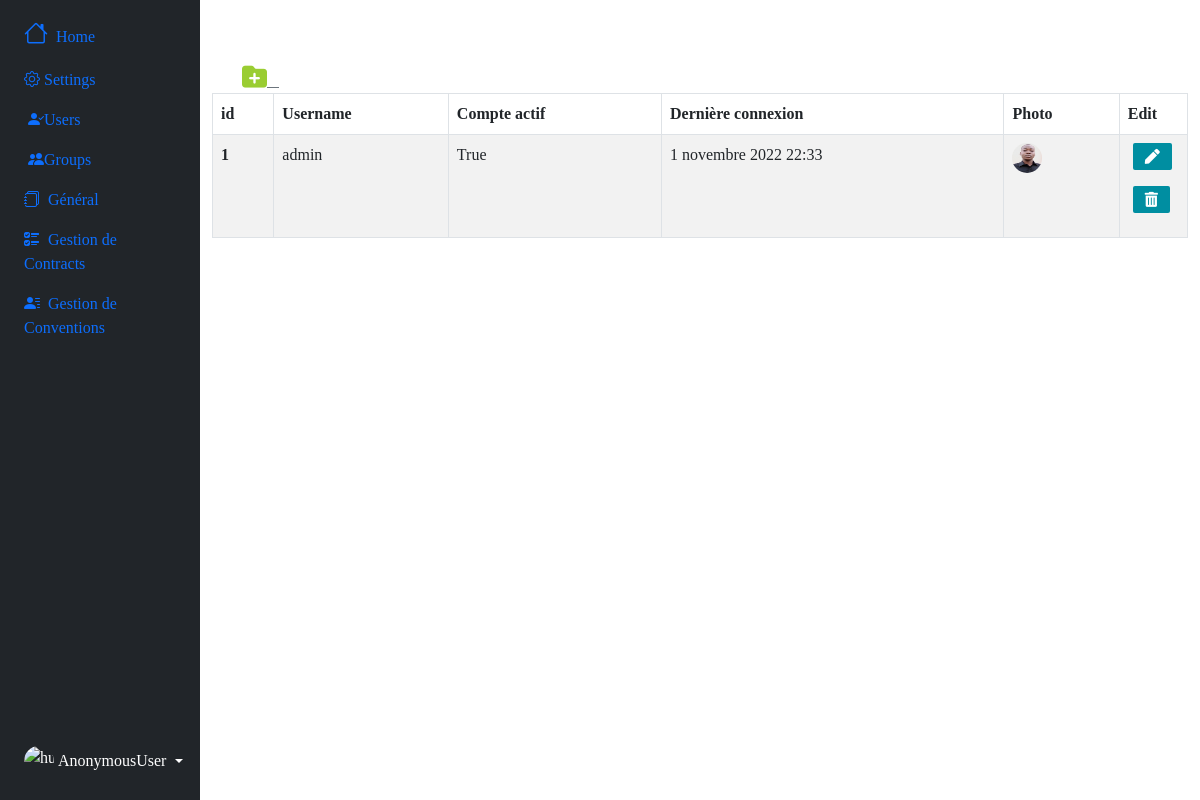
The page /auth/users on the database as committed earlier.
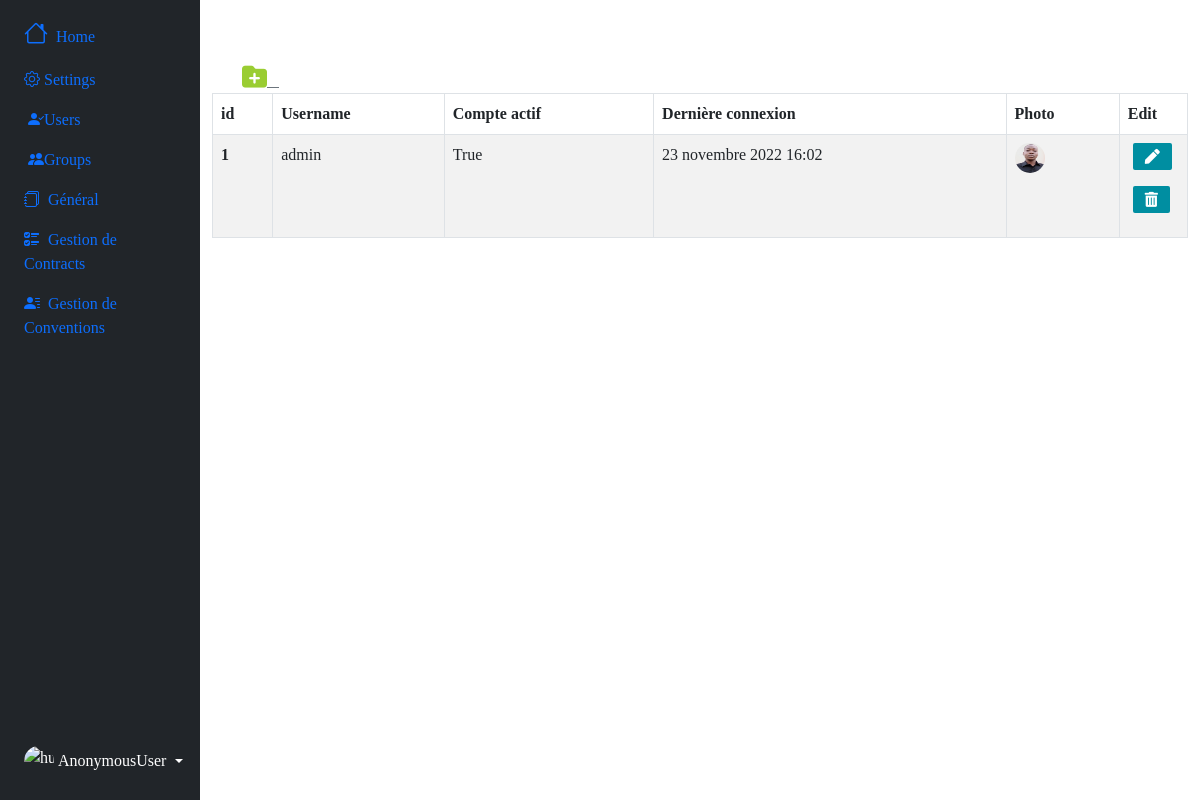
The same page on the database as committed later.
### authentication/models.py (models this page shows, shortened)
class User(AbstractUser):
    photo = models.ImageField(upload_to='users_img/', null=True, blank=True)

### authentication/views.py (the view)
# urls.py: path('auth/users', views.users, name="users"),
def users(request):
    user_lists = User.objects.all()
    return render(request, "authentication/list.html", {"user_lists":user_lists})

### authentication/templates/authentication/list.html (shortened to what this page needs)
{% extends 'index.html' %}
{% block main%}
<a href="{% url 'add_user' %}" class="btn-outline-secondary" style="width: 50px; height: 50px; margin-left: 30px;" title="Add user">
  <i style="color: yellowgreen; font-size: 25px; " class="fa-sharp fa-solid fa-folder-plus"></i> &nbsp;&nbsp;
</a>
<table table id="example" class="table table-striped table-bordered nowrap" style="width:100%">
  <thead>
    <tr>
      <th scope="col">id</th>
      <th scope="col">Username</th>
      <th scope="col">Compte actif</th>
      <th scope="col">Dernière connexion</th>
      <th scope="col">Photo</th>
      <th scope="col" style="width: 7%">Edit</th>
    </tr>
  </thead>
  <tbody>
    {% for user_list in user_lists %}
    <tr>
      <th scope="row">{{user_list.id}}</th>
      <td>{{user_list.username}}</td>
      <td>{{user_list.is_active}}</td>
      <td>{{user_list.last_login}}</td>
      <td>
      <img src="{{user_list.photo.url}}" alt="hugenerd" width="30" height="30" class="rounded-circle">
      </td>
      <td>
        <a href="{% url 'edit_user' user_list.id %}" class="btn btn-success text-center" title="Edit user">
          <i style="font-size: 15px;" class="fas fa-pen"></i>
      </a>
      <a class="btn btn-secondary text-center" title="Delete user" data-bs-toggle="modal" data-bs-target="#deleteModal{{user_list.id}}">
          <i style="font-size: 15px;" class="fas fa-trash-alt"></i>
      </a>
    </td>
    </tr>
    {% endfor %}
  </tbody>
</table>
  {% endblock main%}

Rows that differ between the two databases and show on the page:
changed User "admin": last_login "1 novembre 2022 22:33" → "23 novembre 2022 16:02"
